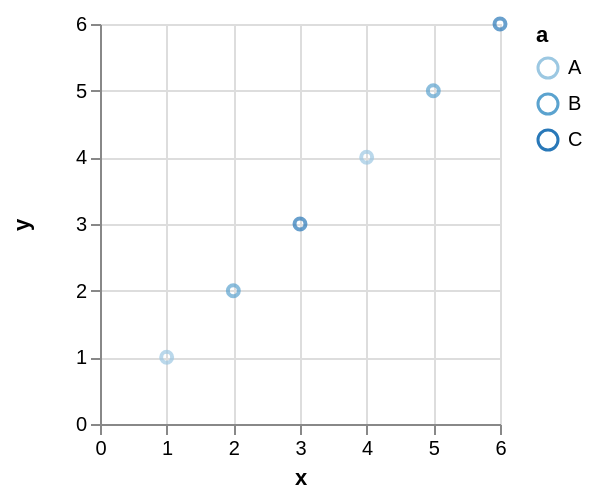

Write a Vega-Lite specification for this figure.
### Vega specification from a JSON file in a GitHub repository (floating-point values rounded to 4 significant figures)
{"$schema": "https://vega.github.io/schema/vega/v3.0.json", "autosize": "pad", "padding": 5, "style": "cell", "data": [{"name": "source_0", "values": [{"a": "B", "x": 2, "y": 2}, {"a": "A", "x": 1, "y": 1}, {"a": "A", "x": 4, "y": 4}, {"a": "B", "x": 5, "y": 5}, {"a": "C", "x": 3, "y": 3}, {"a": "C", "x": 6, "y": 6}]}, {"name": "data_0", "source": "source_0", "transform": [{"type": "formula", "expr": "toNumber(datum[\"x\"])", "as": "x"}, {"type": "formula", "expr": "toNumber(datum[\"y\"])", "as": "y"}, {"type": "filter", "expr": "datum[\"x\"] !== null && !isNaN(datum[\"x\"]) && datum[\"y\"] !== null && !isNaN(datum[\"y\"])"}]}], "signals": [{"name": "width", "update": "200"}, {"name": "height", "update": "200"}], "marks": [{"name": "marks", "type": "symbol", "style": ["point"], "from": {"data": "data_0"}, "encode": {"update": {"x": {"scale": "x", "field": "x"}, "y": {"scale": "y", "field": "y"}, "stroke": {"scale": "color", "field": "a"}, "fill": {"value": "transparent"}, "opacity": {"value": 0.7}}}}], "scales": [{"name": "x", "type": "linear", "domain": {"data": "data_0", "field": "x"}, "range": [0, {"signal": "width"}], "nice": true, "zero": true}, {"name": "y", "type": "linear", "domain": {"data": "data_0", "field": "y"}, "range": [{"signal": "height"}, 0], "nice": true, "zero": true}, {"name": "color", "type": "ordinal", "domain": {"data": "data_0", "field": "a", "sort": true}, "range": "ordinal"}], "axes": [{"scale": "x", "labelOverlap": true, "orient": "bottom", "tickCount": {"signal": "ceil(width/40)"}, "title": "x", "zindex": 1}, {"scale": "x", "domain": false, "grid": true, "labels": false, "maxExtent": 0, "minExtent": 0, "orient": "bottom", "tickCount": {"signal": "ceil(width/40)"}, "ticks": false, "zindex": 0, "gridScale": "y"}, {"scale": "y", "labelOverlap": true, "orient": "left", "tickCount": {"signal": "ceil(height/40)"}, "title": "y", "zindex": 1}, {"scale": "y", "domain": false, "grid": true, "labels": false, "maxExtent": 0, "minExtent": 0, "orient": "left", "tickCount": {"signal": "ceil(height/40)"}, "ticks": false, "zindex": 0, "gridScale": "x"}], "legends": [{"stroke": "color", "title": "a"}], "config": {"axis": {"domainColor": "#888", "tickColor": "#888"}, "axisY": {"minExtent": 30}}}
